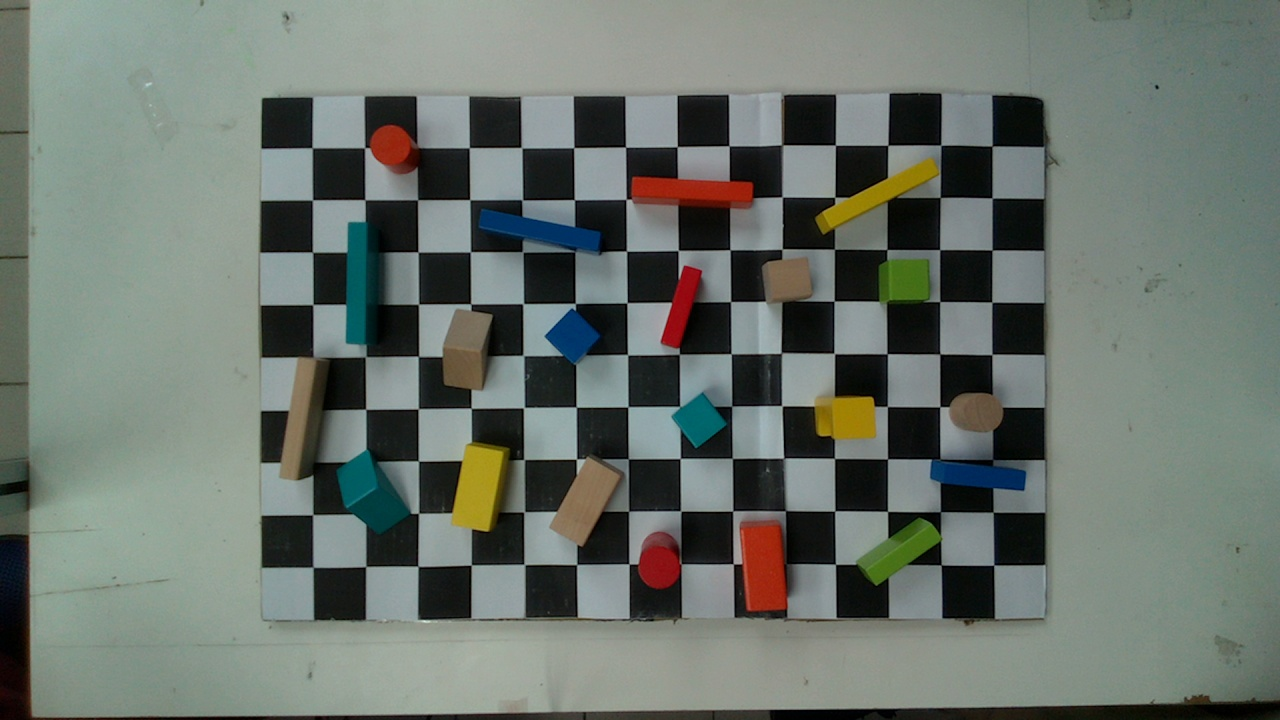
#> input picture control/test.jpg, 1280 x 720 px
$ python -i tien_utility.py   (imports and definitions only)
#> lines starting #> are read from the running program, lines starting #| are printed output that depends on the picture
#> further down, picture is the input picture: shape (720, 1280, 3); mean B, G, R 108, 115.4, 106.8
import os
from glob import glob
import datetime
import winsound
import cv2
import Tutils.DIP_Class
import shutil

# [30 lines left out: functions convert_cv2_2_pil, load_labels, preprocess, softmax, not called in this run]

def postprocess(result):
    return softmax(np.array(result)).tolist()

# [19 lines left out: functions read_classes, write_clases, not called in this run]

def nothing(x):
  pass

## find filename and ext
# [59 lines left out: functions split_filename_extension, find_jpg, findAllImagFiles, findAllImages, read_csv, not called in this run]

from glob import glob
# [122 lines left out: functions findAllFiles, findAllFiles, findAllDir, findAllDirName, write_class, ConvertAllImageToColor and 6 more, not called in this run]

## image processing: threshold with trackbar
def threshold_trackbar(img, initial = 51, scale = 0.5):
#> called with initial = 51, scale = 0.5
    cv2.namedWindow('Colorbars')
    hh='Min'
    hl='Max'
    wnd = 'Colorbars'
    cv2.createTrackbar("Min", "Colorbars", 0, 255, nothing)
    cv2.createTrackbar("Max", "Colorbars", 255, 255, nothing) ## pre-set 255
    cv2.setTrackbarPos("Min", "Colorbars", initial) ## set initial value
    #img = cv2.imread('plastic3.jpg',0)
    imgShow = cv2.resize(img, (0,0), fx=scale, fy=scale)
    # [7 lines of commented-out code are left out]
    while(1):
       hul=cv2.getTrackbarPos("Min", "Colorbars")
       huh=cv2.getTrackbarPos("Max", "Colorbars")
       ret,thresh1 = cv2.threshold(img, hul, huh, cv2.THRESH_BINARY)
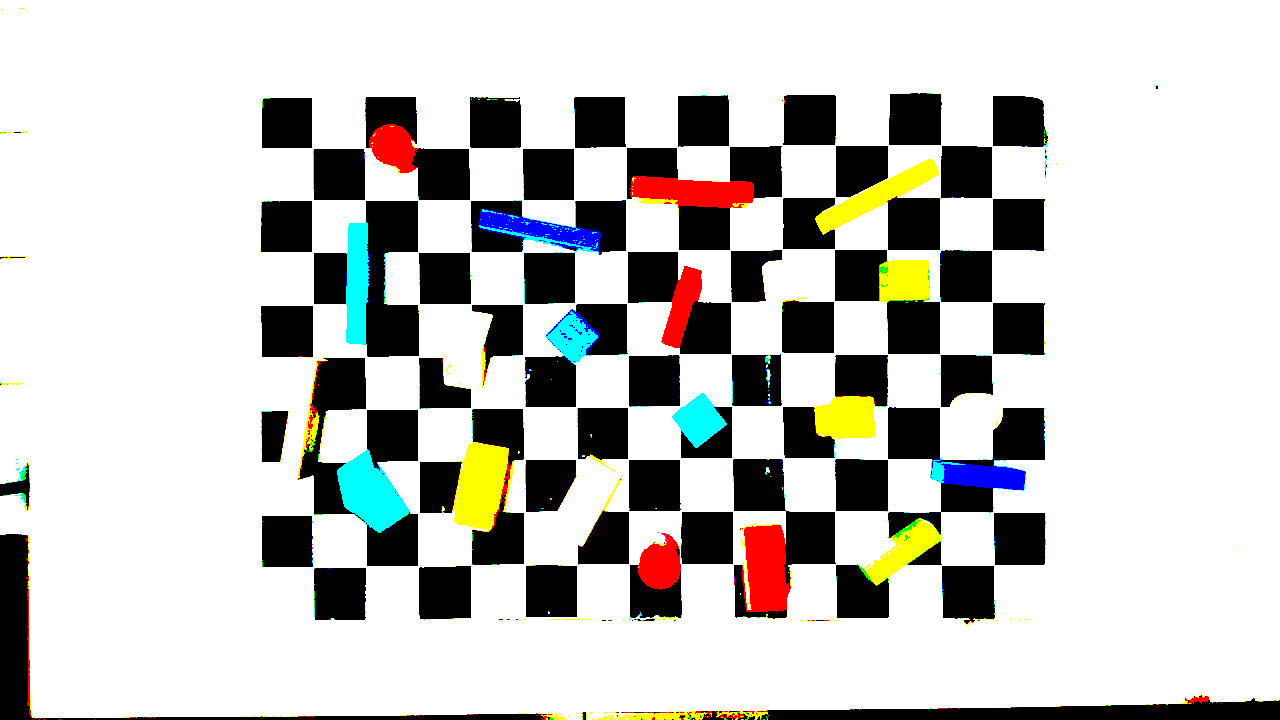
#> thresh1: shape (720, 1280, 3); mean B, G, R 195, 198.3, 198.6
#> ret = 51
       ret,threshShow = cv2.threshold(imgShow, hul, huh, cv2.THRESH_BINARY)
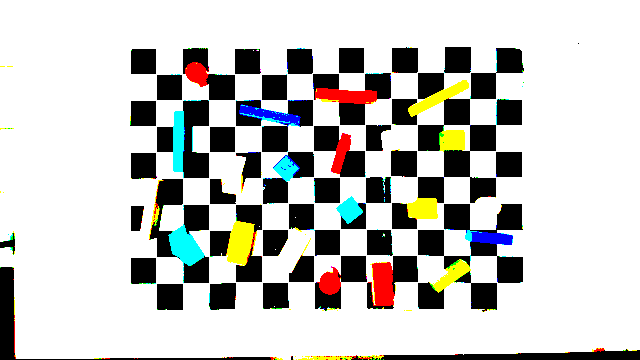
#> threshShow: shape (360, 640, 3); mean B, G, R 195.4, 198.7, 198.8
       # [5 lines of commented-out code are left out]
       cv2.imshow("Segmented Image (ESC to quit)",threshShow)
       # [4 lines of commented-out code are left out]
       k = cv2.waitKey(1) & 0xFF
#> (key Esc is pressed here)
       if k == ord('m'):
         mode = not mode
       elif k == 27:
         break
    cv2.destroyAllWindows()
    return hul, huh, thresh1

# [155 lines left out: functions color_threshold_slider, segment_color_image, append_filename_suffix, change_intensity_in_path, copy_change_intensity, fast_scandir and 1 more, not called in this run]

# [6 lines not run here, left out]

>>> import cv2
>>> picture = cv2.imread('../test.jpg')
>>> result = threshold_trackbar(picture)
